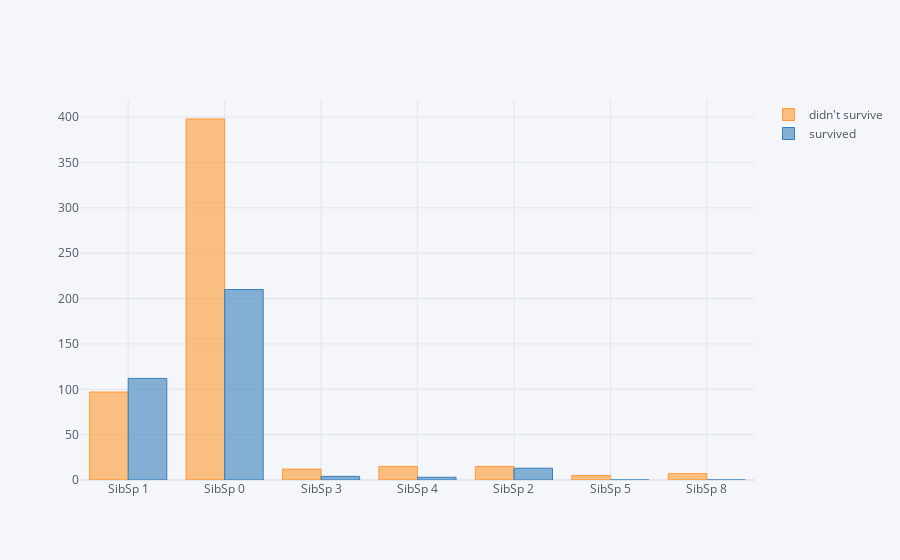

Notebook cell for this chart:
### Code cell
pd.DataFrame([[len(train[(train['SibSp'] == train['SibSp'].unique()[i]) & (train['Survived'] == 0)]), len(train[(train['SibSp'] == train['SibSp'].unique()[i]) & (train['Survived'] == 1)])] for i in range(train['SibSp'].nunique())], index = ["SibSp " + str(train['SibSp'].unique()[i]) for i in range(train['SibSp'].nunique())], columns = ['didn\'t survive','survived']).iplot(kind = 'bar')

### Figure 1 — Plotly figure (JSON) as saved in the notebook; plotly's stock layout.template omitted (floating-point values rounded to 4 significant figures)
{"data": [{"marker": {"color": "rgba(255, 153, 51, 0.6)", "line": {"color": "rgba(255, 153, 51, 1.0)", "width": 1}}, "name": "didn't survive", "orientation": "v", "text": "", "type": "bar", "x": ["SibSp 1", "SibSp 0", "SibSp 3", "SibSp 4", "SibSp 2", "SibSp 5", "SibSp 8"], "y": [97, 398, 12, 15, 15, 5, 7]}, {"marker": {"color": "rgba(55, 128, 191, 0.6)", "line": {"color": "rgba(55, 128, 191, 1.0)", "width": 1}}, "name": "survived", "orientation": "v", "text": "", "type": "bar", "x": ["SibSp 1", "SibSp 0", "SibSp 3", "SibSp 4", "SibSp 2", "SibSp 5", "SibSp 8"], "y": [112, 210, 4, 3, 13, 0, 0]}], "layout": {"legend": {"bgcolor": "#F5F6F9", "font": {"color": "#4D5663"}}, "paper_bgcolor": "#F5F6F9", "plot_bgcolor": "#F5F6F9", "title": {"font": {"color": "#4D5663"}}, "xaxis": {"gridcolor": "#E1E5ED", "showgrid": true, "tickfont": {"color": "#4D5663"}, "title": {"font": {"color": "#4D5663"}, "text": ""}, "zerolinecolor": "#E1E5ED"}, "yaxis": {"gridcolor": "#E1E5ED", "showgrid": true, "tickfont": {"color": "#4D5663"}, "title": {"font": {"color": "#4D5663"}, "text": ""}, "zerolinecolor": "#E1E5ED"}}}
